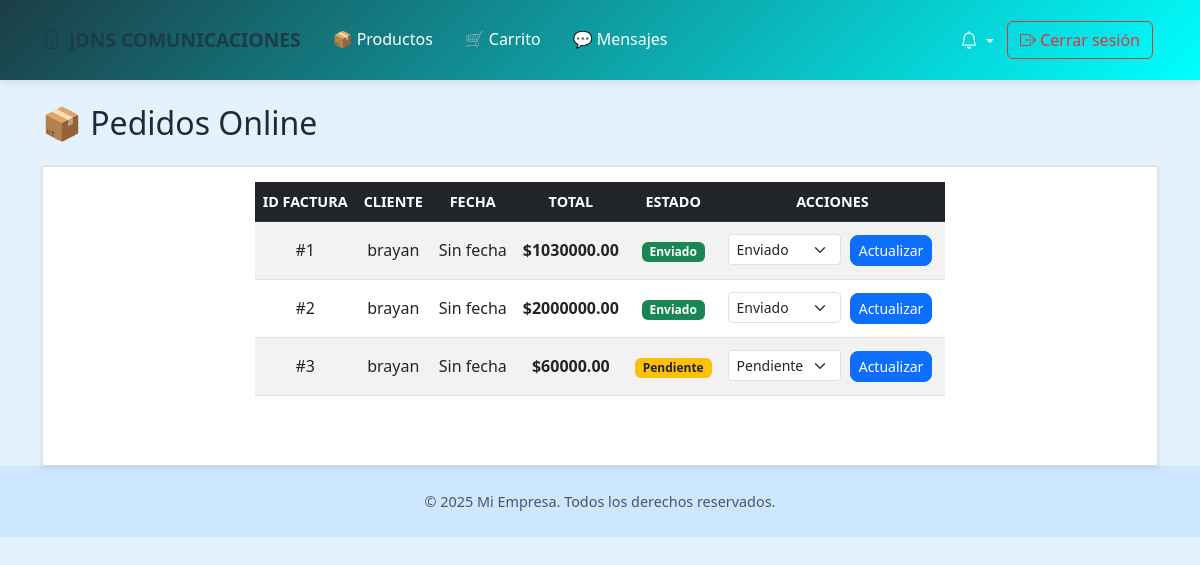
The app's page /admin/pedidos (signed in), older data.
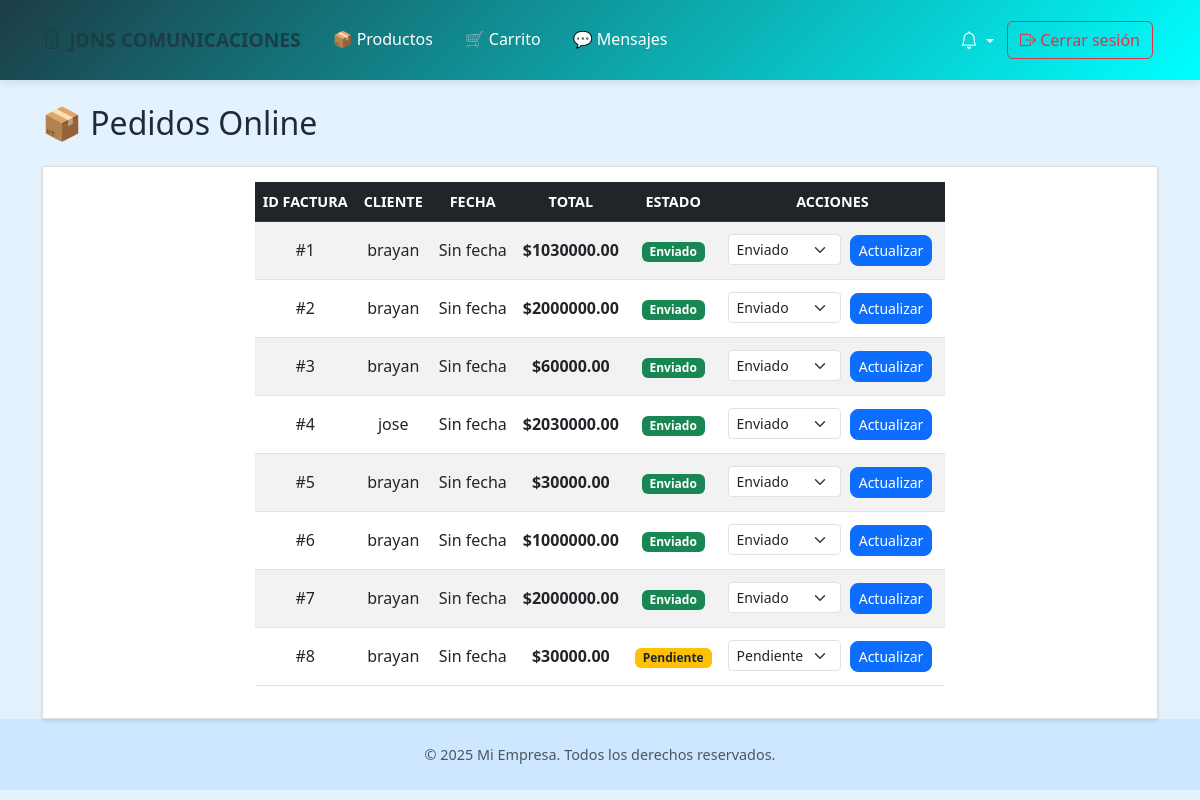
The same page, newer data.
### app/models/users.py (models this page shows, shortened)
class VentaFactura(db.Model):
    __tablename__ = 'ventas_factura'
    idventas_factura = db.Column(db.Integer, primary_key=True)
    usuario_idusuario = db.Column(db.Integer, db.ForeignKey('usuario.idusuario'), nullable=False)
    fecha_venta = db.Column(db.DateTime, nullable=False, default=datetime.utcnow)
    tipo_venta = db.Column(db.Enum('fisica', 'online', name='tipo_venta_enum'))
    estado_envio = db.Column(db.Enum('pendiente', 'pagado', 'anulado', name='estado_envio_enum'), default='pendiente')
    total = db.Column(db.Numeric(10, 2), nullable=False)
    usuario = db.relationship('Users', backref='ventas_facturas')

class Users(db.Model, UserMixin):
    __tablename__ = 'usuario'
    idusuario = db.Column(db.Integer, primary_key=True)
    nombre = db.Column(db.String(100))
    telefono = db.Column(db.String(45))
    correo = db.Column(db.String(100), unique=True)
    direccion = db.Column(db.String(100))
    password = db.Column(db.String(255))
    rol = db.Column(db.Enum('cliente', 'tecnico', 'admin'))
    @property
    def is_authenticated(self):
        return True

### app/routes/pago.py (the view)
@pago.route('/admin/pedidos')
@login_required
def listar_pedidos():
    from app.models.users import VentaFactura
    pedidos = VentaFactura.query.filter_by(tipo_venta="online").all()
    return render_template("admin_compras_onlin.html", pedidos=pedidos)

### app/templates/admin_compras_onlin.html (shortened to what this page needs)
{% extends "plantilla.html" %}
{% block content %}
<div class="container mt-4">
    <h2 class="mb-4">📦 Pedidos Online</h2>
    <div class="card">
        <div class="card-body">
            {% if pedidos %}
            <table class="table table-striped table-hover align-middle">
                <thead class="table-dark">
                    <tr>
                        <th>ID Factura</th>
                        <th>Cliente</th>
                        <th>Fecha</th>
                        <th>Total</th>
                        <th>Estado</th>
                        <th>Acciones</th>
                    </tr>
                </thead>
                <tbody>
                    {% for p in pedidos %}
                    <tr>
                        <td>#{{ p.idventas_factura }}</td>
                        <td>{{ p.usuario.nombre }}</td>
                        <td>{{ p.fecha|default("Sin fecha") }}</td>
                        <td><strong>${{ "%.2f"|format(p.total) }}</strong></td>
                        <td>
                            {% if p.estado_envio == "pendiente" %}
                                <span class="badge bg-warning text-dark">Pendiente</span>
                            {% elif p.estado_envio == "pagado" %}
                                <span class="badge bg-success">Enviado</span>
                            {% elif p.estado_envio == "anulado" %}
                                <span class="badge bg-danger">Anulado</span>
                            {% endif %}
                        </td>
                        <td>
                            <form method="POST" action="{{ url_for('pago.cambiar_estado_pedido', id_factura=p.idventas_factura) }}">
                                <select name="estado" class="form-select form-select-sm d-inline w-auto">
                                    <option value="pendiente" {% if p.estado_envio=="pendiente" %}selected{% endif %}>Pendiente</option>
                                    <option value="pagado" {% if p.estado_envio=="pagado" %}selected{% endif %}>Enviado</option>
                                </select>
                                <button type="submit" class="btn btn-sm btn-primary">Actualizar</button>
                            </form>
                        </td>
                    </tr>
                    {% endfor %}
                </tbody>
            </table>
            {% else %}
                <p class="text-muted">No hay pedidos online registrados.</p>
            {% endif %}
        </div>
    </div>
</div>
{% endblock %}

Row changes from the older to the newer data that the page shows:
changed VentaFactura id 3: estado "Pendiente" → "Enviado"; estado_envio "Pendiente" → "Enviado"
added VentaFactura: idventas_factura "4", usuario.nombre "jose", fecha "Sin fecha", total "2030000.00", shows "Enviado", estado "Enviado"
added VentaFactura: idventas_factura "5", usuario.nombre "brayan", fecha "Sin fecha", total "30000.00", shows "Enviado", estado "Enviado"
added VentaFactura: idventas_factura "6", usuario.nombre "brayan", fecha "Sin fecha", total "1000000.00", shows "Enviado", estado "Enviado"
added VentaFactura: idventas_factura "7", usuario.nombre "brayan", fecha "Sin fecha", total "2000000.00", shows "Enviado", estado "Enviado"
added VentaFactura: idventas_factura "8", usuario.nombre "brayan", fecha "Sin fecha", total "30000.00", shows "Pendiente", estado "Pendiente"
